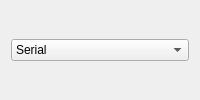
<?xml version="1.0" encoding="UTF-8"?>
<!--
SPDX-FileCopyrightText: 2026 Marcelo A Caetano
SPDX-License-Identifier: BSL-1.0
-->
<ui version="4.0">
 <class>ComboForm</class>
 <widget class="QWidget" name="ComboForm">
  <layout class="QVBoxLayout" name="lay">
   <item>
    <widget class="QComboBox" name="modeCombo">
     <item><property name="text"><string>Serial</string></property></item>
     <item><property name="text"><string>TCP</string></property></item>
     <item><property name="text"><string>UDP</string></property></item>
    </widget>
   </item>
  </layout>
 </widget>
</ui>
